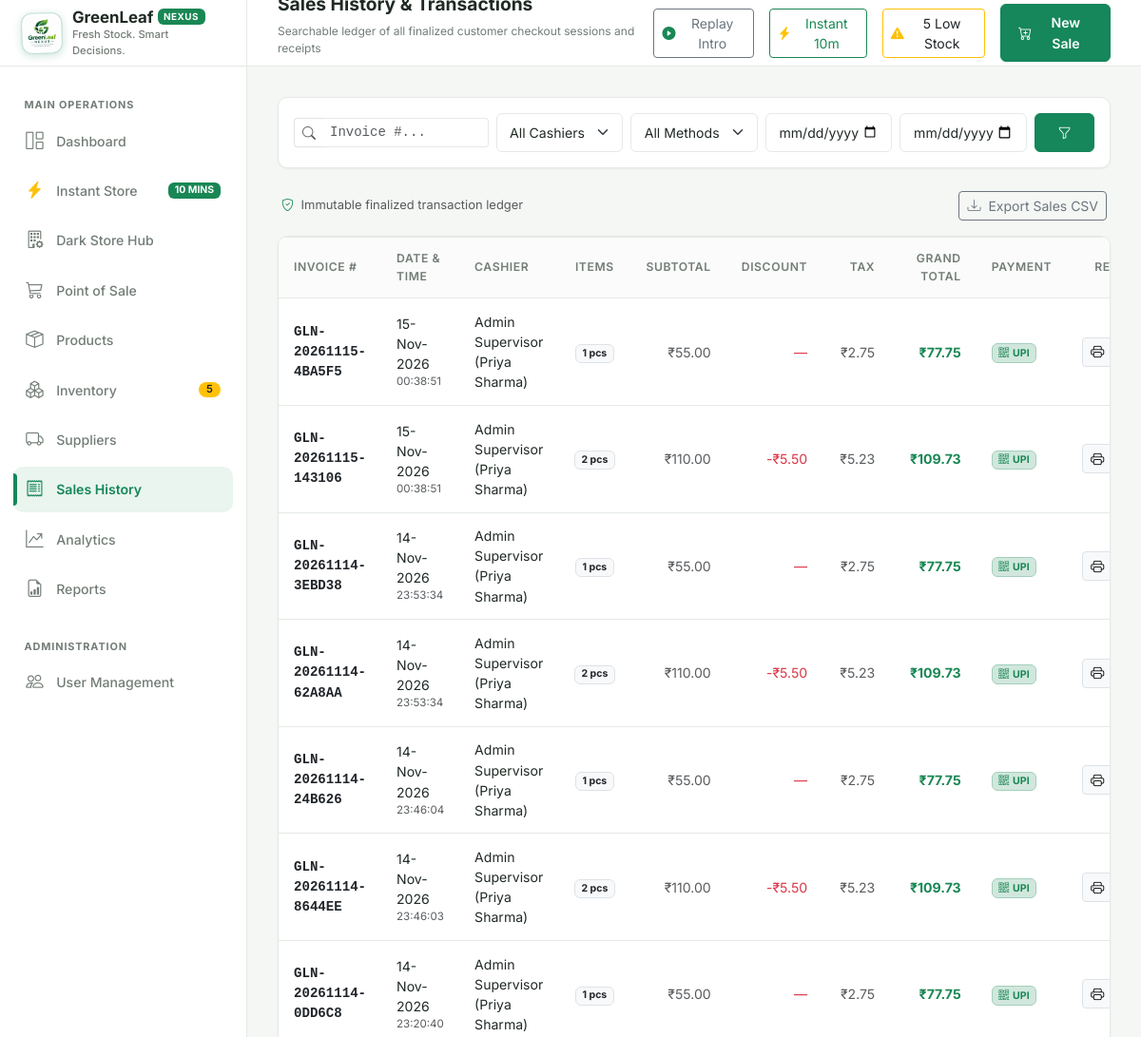
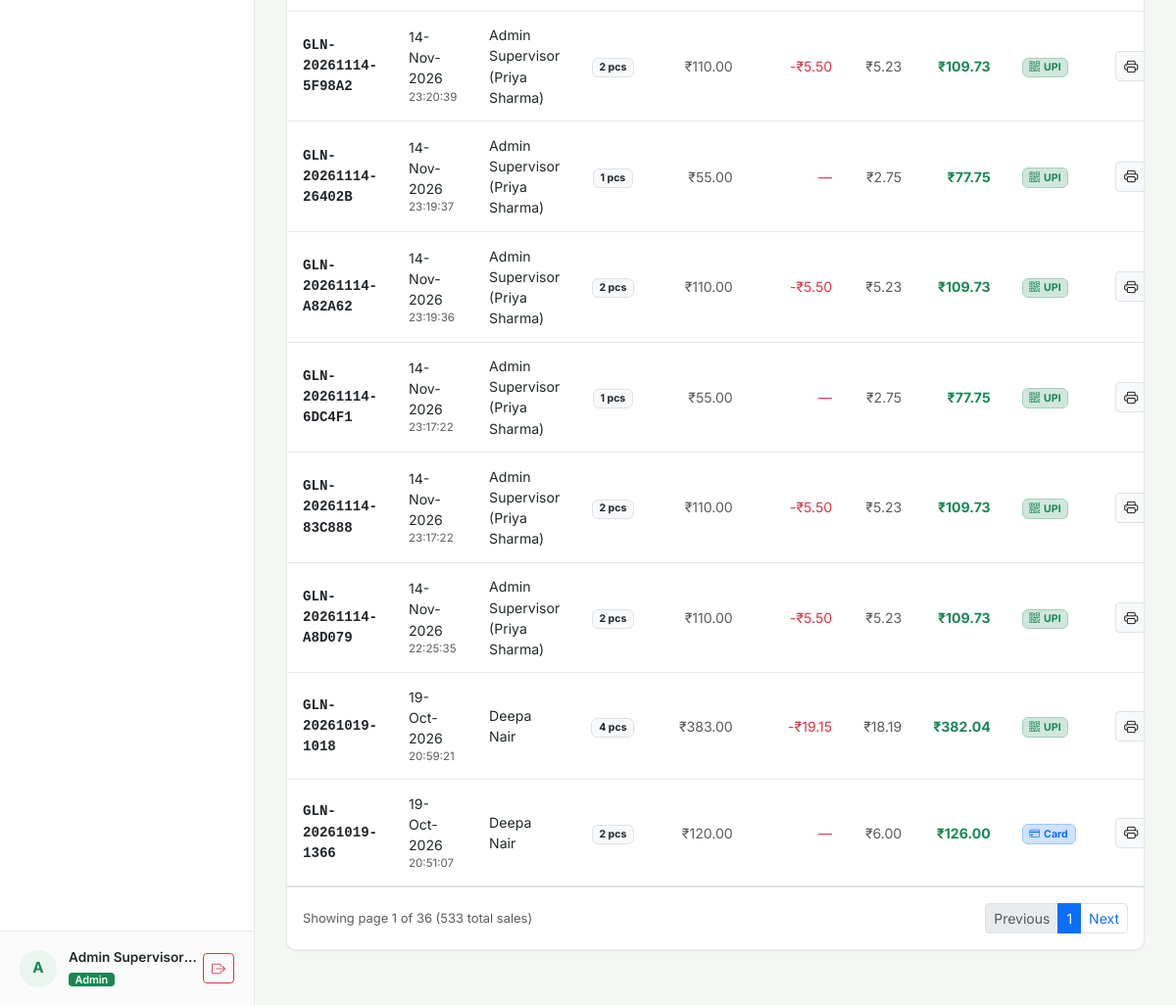
The page /sales/ (signed in) on the database as committed earlier (2 pictures, top to bottom).
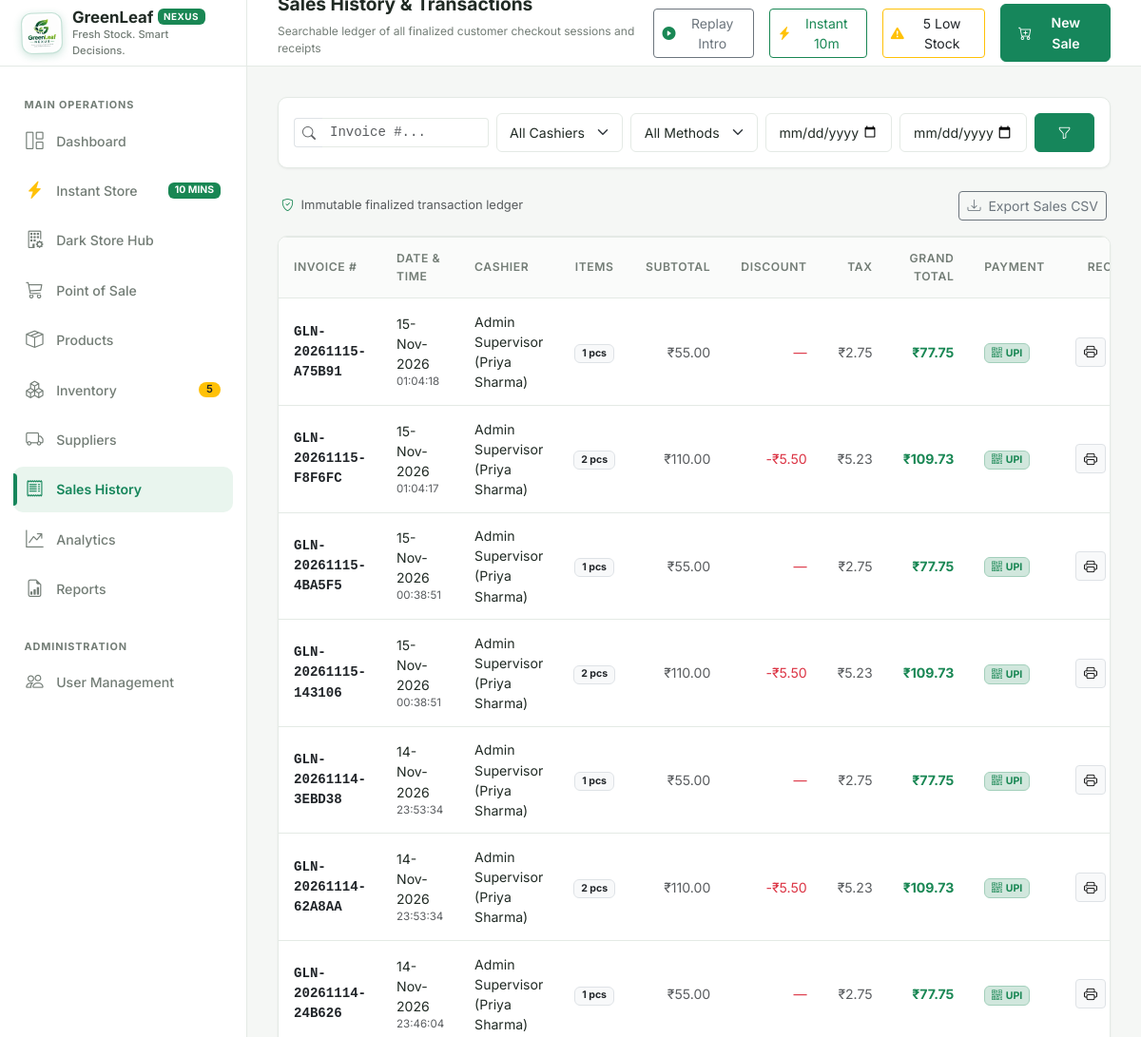
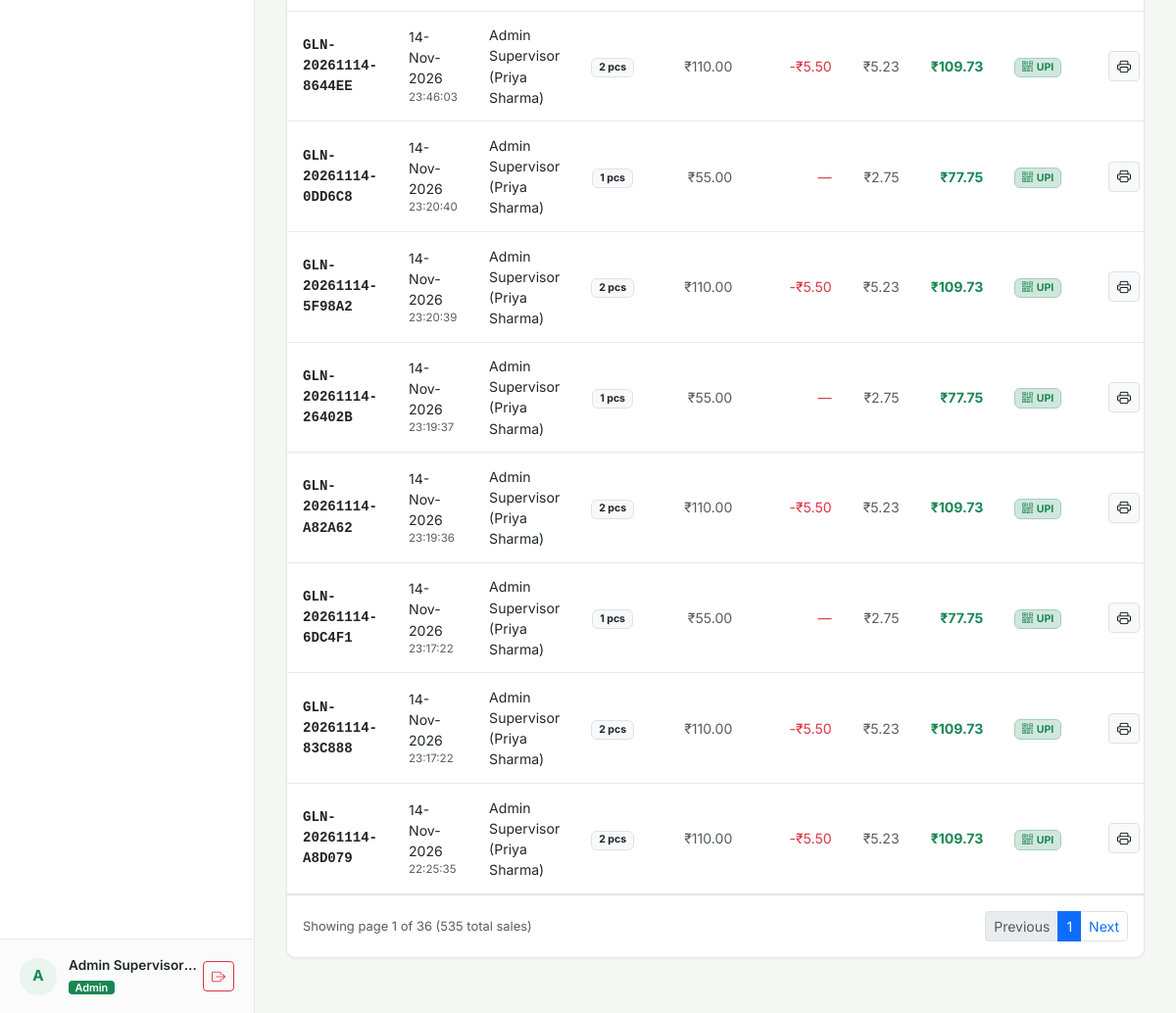
The same page on the database as committed later (2 pictures, top to bottom).
### models/sale.py (models this page shows, shortened)
class Sale(db.Model):
    __tablename__ = "sales"
    sale_id = db.Column(db.Integer, primary_key=True, autoincrement=True)
    invoice_number = db.Column(db.String(50), unique=True, nullable=False, index=True)
    sale_date = db.Column(db.Date, nullable=False, default=date.today, index=True)
    sale_time = db.Column(db.Time, nullable=False, default=lambda: datetime.now().time())
    user_id = db.Column(db.Integer, db.ForeignKey("users.user_id"), nullable=False, index=True)
    subtotal = db.Column(db.Float, nullable=False, default=0.0)
    discount_amount = db.Column(db.Float, nullable=False, default=0.0)
    tax_amount = db.Column(db.Float, nullable=False, default=0.0)
    total_amount = db.Column(db.Float, nullable=False, default=0.0)
    payment_method = db.Column(db.String(30), nullable=False, default="Cash")
    transaction_status = db.Column(db.String(20), nullable=False, default="completed", index=True)
    customer_name = db.Column(db.String(100), nullable=True)
    customer_phone = db.Column(db.String(30), nullable=True)
    notes = db.Column(db.Text, nullable=True)
    created_at = db.Column(db.DateTime, default=datetime.utcnow, nullable=False, index=True)
    cashier = db.relationship("User", back_populates="sales")
    items = db.relationship("SaleItem", back_populates="sale", cascade="all, delete-orphan", lazy="joined")
    @property
    def total_quantity(self):
        return sum(item.quantity for item in self.items) if self.items else 0

### models/user.py (models this page shows, shortened)
class User(UserMixin, db.Model):
    __tablename__ = "users"
    user_id = db.Column(db.Integer, primary_key=True, autoincrement=True)
    username = db.Column(db.String(50), unique=True, nullable=False, index=True)
    full_name = db.Column(db.String(100), nullable=False)
    password_hash = db.Column(db.String(255), nullable=False)
    role = db.Column(db.String(20), nullable=False, default="cashier")  # 'admin' or 'cashier'
    is_active = db.Column(db.Boolean, default=True, nullable=False)
    created_at = db.Column(db.DateTime, default=datetime.utcnow, nullable=False)
    sales = db.relationship("Sale", back_populates="cashier", lazy="dynamic")
    movements = db.relationship("InventoryMovement", back_populates="user", lazy="dynamic")
    audit_logs = db.relationship("AuditLog", back_populates="user", lazy="dynamic")
    @property
    def is_admin(self):
        return self.role == "admin"

### models/sale_item.py (models this page shows, shortened)
class SaleItem(db.Model):
    __tablename__ = "sale_items"
    sale_item_id = db.Column(db.Integer, primary_key=True, autoincrement=True)
    sale_id = db.Column(db.Integer, db.ForeignKey("sales.sale_id", ondelete="CASCADE"), nullable=False, index=True)
    product_id = db.Column(db.Integer, db.ForeignKey("products.product_id", ondelete="SET NULL"), nullable=True, index=True)
    product_name_snapshot = db.Column(db.String(120), nullable=False)
    quantity = db.Column(db.Integer, nullable=False)
    unit_price = db.Column(db.Float, nullable=False)
    unit_cost_snapshot = db.Column(db.Float, nullable=False, default=0.0)
    discount_amount = db.Column(db.Float, nullable=False, default=0.0)
    line_total = db.Column(db.Float, nullable=False)
    sale = db.relationship("Sale", back_populates="items")
    product = db.relationship("Product", back_populates="sale_items")

### routes/sales.py (the view)
@sales_bp.route("/")
@login_required
def index():
    page = request.args.get("page", 1, type=int)
    search_invoice = request.args.get("invoice", "").strip()
    cashier_id = request.args.get("cashier_id", type=int)
    payment_method = request.args.get("payment_method", "").strip()
    start_date_str = request.args.get("start_date", "").strip()
    end_date_str = request.args.get("end_date", "").strip()
    min_total = request.args.get("min_total", type=float)
    max_total = request.args.get("max_total", type=float)
    query = Sale.query.filter_by(transaction_status="completed")
    if not current_user.is_admin:
        query = query.filter(Sale.user_id == current_user.user_id)
    elif cashier_id:
        query = query.filter(Sale.user_id == cashier_id)
    if search_invoice:
        query = query.filter(Sale.invoice_number.ilike(f"%{search_invoice}%"))
    if payment_method:
        query = query.filter(Sale.payment_method == payment_method)
    if start_date_str:
        try:
            start_d = date.fromisoformat(start_date_str)
            query = query.filter(Sale.sale_date >= start_d)
        except ValueError:
            pass
    if end_date_str:
        try:
            end_d = date.fromisoformat(end_date_str)
            query = query.filter(Sale.sale_date <= end_d)
        except ValueError:
            pass
    if min_total is not None:
        query = query.filter(Sale.total_amount >= min_total)
    if max_total is not None:
        query = query.filter(Sale.total_amount <= max_total)
    pagination = query.order_by(Sale.sale_date.desc(), Sale.sale_time.desc()).paginate(
        page=page, per_page=15, error_out=False
    )
    sales = pagination.items
    cashiers = User.query.filter_by(is_active=True).all() if current_user.is_admin else []
    return render_template(
        "sales/index.html",
        sales=sales,
        pagination=pagination,
        cashiers=cashiers,
        search_invoice=search_invoice,
        cashier_id=cashier_id,
        payment_method=payment_method,
        start_date=start_date_str,
        end_date=end_date_str,
        min_total=min_total,
        max_total=max_total,
    )

### templates/sales/index.html (shortened to what the changed rows need)
{% extends "base.html" %}
{% block content %}
<div class="card-custom p-0 overflow-hidden mb-4">
  <div class="table-responsive">
    <table class="table-custom mb-0">
      <thead>
        <tr>
          <th>Invoice #</th>
          <th>Date & Time</th>
          <th>Cashier</th>
          <th class="text-center">Items</th>
          <th class="text-end">Subtotal</th>
          <th class="text-end">Discount</th>
          <th class="text-end">Tax</th>
          <th class="text-end">Grand Total</th>
          <th>Payment</th>
          <th class="text-end">Receipt</th>
        </tr>
      </thead>
      <tbody>
        {% for s in sales %}
        <tr>
          <td class="font-monospace small fw-bold">
            <a href="{{ url_for('sales.details', sale_id=s.sale_id) }}" class="text-dark text-decoration-none">
              {{ s.invoice_number }}
            </a>
          </td>
          <td class="small">
            <div>{{ s.sale_date.strftime('%d-%b-%Y') }}</div>
            <div class="text-muted" style="font-size: 0.72rem;">{{ s.sale_time.strftime('%H:%M:%S') if s.sale_time else '' }}</div>
          </td>
          <td>{{ s.cashier.full_name if s.cashier else 'System / Cashier' }}</td>
          <td class="text-center">
            <span class="badge bg-light text-dark border">{{ s.total_quantity }} pcs</span>
          </td>
          <td class="text-end text-muted small">{{ s.subtotal|currency }}</td>
          <td class="text-end text-danger small">
            {% if s.discount_amount > 0 %}-{{ s.discount_amount|currency }}{% else %}—{% endif %}
          </td>
          <td class="text-end text-muted small">{{ s.tax_amount|currency }}</td>
          <td class="text-end fw-bold text-success">{{ s.total_amount|currency }}</td>
          <td>
            {% if s.payment_method == 'UPI' %}
              <span class="badge bg-success-subtle text-success border border-success-subtle"><i class="bi bi-qr-code me-1"></i>UPI</span>
            {% elif s.payment_method == 'Card' %}
              <span class="badge bg-primary-subtle text-primary border border-primary-subtle"><i class="bi bi-credit-card me-1"></i>Card</span>
            {% elif s.payment_method == 'Digital Wallet' %}
              <span class="badge bg-info-subtle text-info border border-info-subtle"><i class="bi bi-wallet2 me-1"></i>Wallet</span>
            {% else %}
              <span class="badge bg-light text-dark border"><i class="bi bi-cash me-1"></i>Cash</span>
            {% endif %}
          </td>
          <td class="text-end">
            <div class="d-inline-flex gap-1">
              <a href="{{ url_for('sales.receipt', sale_id=s.sale_id) }}" target="_blank" class="btn btn-sm btn-light border py-1 px-2" title="Print Thermal Receipt">
                <i class="bi bi-printer"></i>
              </a>
            </div>
          </td>
        </tr>
        {% endfor %}
      </tbody>
    </table>
  </div>
  {% if pagination.pages > 1 %}
  <div class="p-3 border-top d-flex align-items-center justify-content-between">
    <div class="text-muted small">
      Showing page {{ pagination.page }} of {{ pagination.pages }} ({{ pagination.total }} total sales)
    </div>
    <ul class="pagination pagination-sm mb-0">
      <li class="page-item {% if not pagination.has_prev %}disabled{% endif %}">
        <a class="page-link" href="{{ url_for('sales.index', page=pagination.prev_num, invoice=search_invoice, cashier_id=cashier_id, payment_method=payment_method, start_date=start_date, end_date=end_date) }}">Previous</a>
      </li>
      <li class="page-item active"><span class="page-link">{{ pagination.page }}</span></li>
      <li class="page-item {% if not pagination.has_next %}disabled{% endif %}">
        <a class="page-link" href="{{ url_for('sales.index', page=pagination.next_num, invoice=search_invoice, cashier_id=cashier_id, payment_method=payment_method, start_date=start_date, end_date=end_date) }}">Next</a>
      </li>
    </ul>
  </div>
  {% endif %}
</div>
{% endblock %}

Rows that differ between the two databases and show on the page:
no longer on this page (row unchanged): Sale: invoice_number "GLN-20261019-1018", sale_date "19-Oct-2026", sale_time "20:59:21", cashier "Deepa Nair", total_quantity "4", subtotal "₹383.00", discount_amount "₹19.15", tax_amount "₹18.19", total_amount "₹382.04", payment_method "UPI" (drawn)
no longer on this page (row unchanged): Sale: invoice_number "GLN-20261019-1366", sale_date "19-Oct-2026", sale_time "20:51:07", cashier "Deepa Nair", total_quantity "2", subtotal "₹120.00", tax_amount "₹6.00", total_amount "₹126.00", payment_method "Card" (drawn)
added Sale: invoice_number "GLN-20261115-A75B91", sale_date "15-Nov-2026", sale_time "01:04:18", cashier "Admin Supervisor (Priya Sharma)", total_quantity "1", subtotal "₹55.00", tax_amount "₹2.75", total_amount "₹77.75", payment_method "UPI" (drawn)
added Sale: invoice_number "GLN-20261115-F8F6FC", sale_date "15-Nov-2026", sale_time "01:04:17", cashier "Admin Supervisor (Priya Sharma)", total_quantity "2", subtotal "₹110.00", discount_amount "₹5.50", tax_amount "₹5.23", total_amount "₹109.73", payment_method "UPI" (drawn)
Other text that changed with them:
{{ pagination.total }}: "533" → "535"
